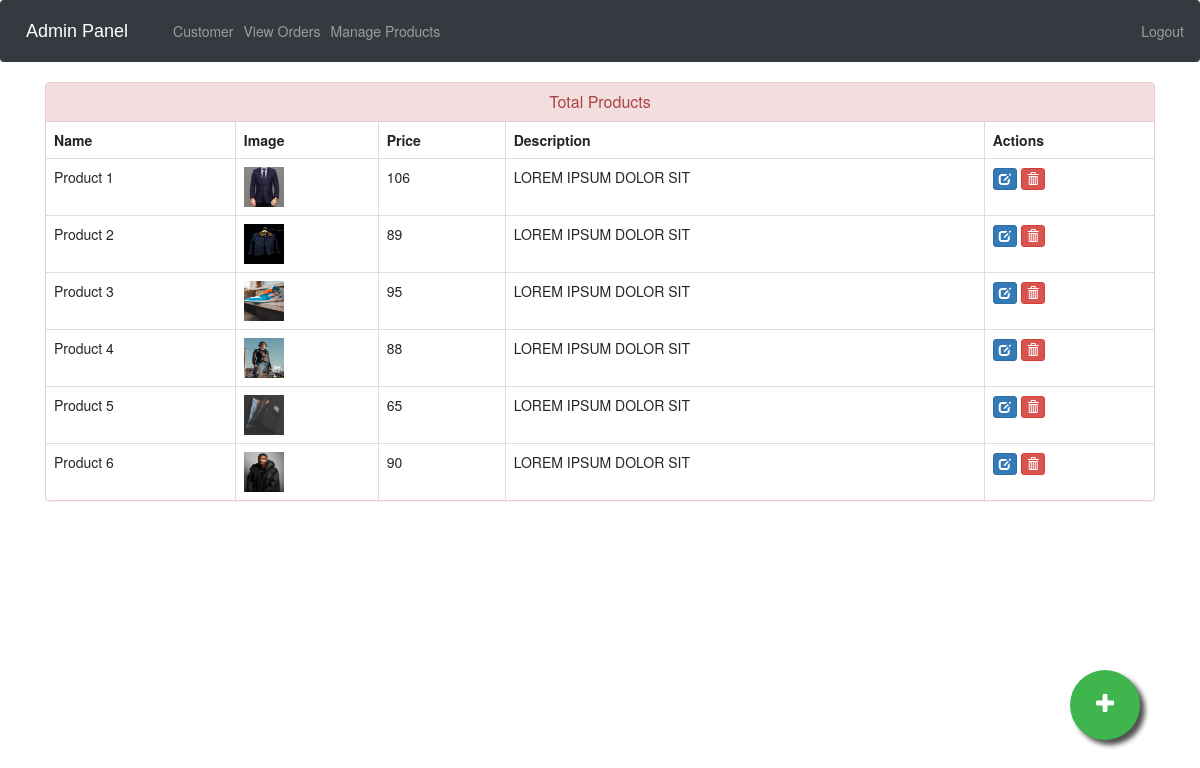
The page /admin-products (signed in) on the database its author committed.
### ecom/models.py (models this page shows, shortened)
class Product(models.Model):
    name=models.CharField(max_length=40)
    product_image= models.ImageField(upload_to='product_image/',null=True,blank=True)
    price = models.PositiveIntegerField()
    description=models.CharField(max_length=40)

### ecom/views.py (the view)
# urls.py: path('admin-products', views.admin_products_view,name='admin-products'),
@login_required(login_url='adminlogin')
def admin_products_view(request):
    products=models.Product.objects.all()
    return render(request,'ecom/admin_products.html',{'products':products})

### templates/ecom/admin_products.html (shortened to what this page needs)
{% extends 'ecom/admin_base.html' %}
{% load static %}
{% block content %}
<head>
  <link href="//netdna.bootstrapcdn.com/bootstrap/3.0.0/css/bootstrap.min.css" rel="stylesheet" id="bootstrap-css">
</head>
<div class="container">
  <div class="panel panel-danger">
    <div class="panel-heading">
      <h6 class="panel-title">Total Products</h6>
    </div>
    <table class="table table-hover table-bordered" id="dev-table">
      <thead>
        <tr>
          <th>Name</th>
          <th>Image</th>
          <th>Price</th>
          <th>Description</th>
          <th>Actions</th>
        </tr>
      </thead>
      {% for p in products %}
  {% if p %}
      <tr>
        <td> {{p.name}}</td>
        <td> <img src="{% static p.product_image.url %}" alt="Profile Pic" height="40px" width="40px" /></td>
        <td>{{p.price}}</td>
        <td>{{p.description}}</td>
        <td><a class="btn btn-primary btn-xs" href="{% url 'update-product' p.id  %}"><span class="glyphicon glyphicon-edit"></span></a>
          <a class="btn btn-danger btn-xs" href="{% url 'delete-product' p.id  %}"><span class="glyphicon glyphicon-trash"></span></a></td>
      </tr>
      {%else%}
      <br><br><br>
      <h1>No Products!!</h1>
      {% endif %}
      {% endfor %}
    </table>
  </div>
</div>
<a href="/admin-add-product" class="float">
<i class="fa fa-plus my-float"></i>
</a>
{% endblock content %}

### templates/ecom/admin_base.html (style rules this page uses)
.fa { font-size: 23px; width: 60px; text-align: center; text-decoration: none; margin: 5px 2px; border-radius: 50%; }

### templates/ecom/admin_products.html (style rules this page uses)
a:link { text-decoration: none; }
h6 { text-align: center; }
.float { position:fixed; width:70px; height:70px; bottom:60px; right:60px; background-color:#3eb54d; color:#FFF; border-radius:50px; text-align:center; box-shadow: 5px 5px 5px #505050; }
.my-float { margin-top:22px; }

### rows shown on the page
Product: name "Product 1", product_image (picture), price "106", description "LOREM IPSUM DOLOR SIT"
Product: name "Product 2", product_image (picture), price "89", description "LOREM IPSUM DOLOR SIT"
Product: name "Product 3", product_image (picture), price "95", description "LOREM IPSUM DOLOR SIT"
Product: name "Product 4", product_image (picture), price "88", description "LOREM IPSUM DOLOR SIT"
Product: name "Product 5", product_image (picture), price "65", description "LOREM IPSUM DOLOR SIT"
Product: name "Product 6", product_image (picture), price "90", description "LOREM IPSUM DOLOR SIT"
